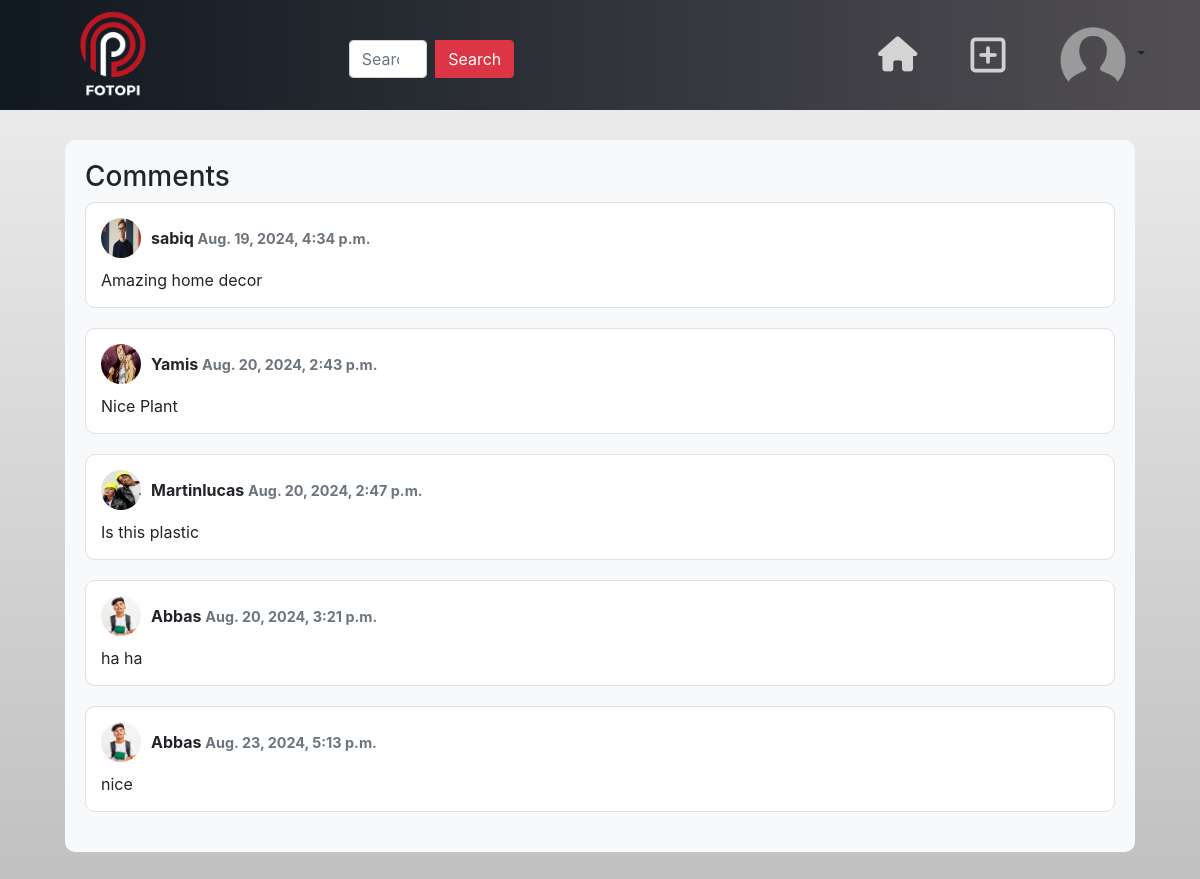
The app's page /post/comment/all/7/ (signed in) with its own data.
### fotopiapp/models.py (models this page shows, shortened)
class Comments(models.Model):
    user=models.ForeignKey(User,related_name="comment",on_delete=models.CASCADE)
    text=models.CharField(max_length=200)
    created_date=models.DateTimeField(auto_now_add=True)
    post=models.ForeignKey(Post,related_name="post_comments",on_delete=models.CASCADE)

class UserProfile(models.Model):
    user=models.OneToOneField(User,on_delete=models.CASCADE, related_name="profile" )
    address=models.CharField(max_length=200, null=True)
    phone=models.CharField(max_length=200, null=True)
    profil_pic=models.FileField(upload_to="profilepic", null=True, blank=True)
    dob=models.DateField(null=True)
    bio=models.CharField(max_length=200,null=True)
    following=models.ManyToManyField("self",related_name="followed_by",symmetrical=False, blank=True)
    block=models.ManyToManyField("self",related_name="blocked", symmetrical=False,blank=True)

### fotopiapp/views.py (the view)
# urls.py: path('post/comment/all/<int:pk>/',views.CommentListView.as_view(),name="comment-list"),
@method_decorator(decs,name="dispatch")
class CommentListView(View):
    def get(self,request,*args,**kwargs):
        id=kwargs.get("pk")
        post_object=Post.objects.get(id=id)
        qs=Comments.objects.filter(post=post_object)
        return render(request,"comment_list.html",{"data":qs})

### fotopiapp/decorator.py (called while the page is built)
def signin_required(fn):
        def wrapper(request,*args,**kwargs):
                if not request.user.is_authenticated:
                        messages.error(request,"invalid session")
                        return redirect("signin")
                else:
                     return fn(request,*args,**kwargs)
        return wrapper

### fotopiapp/templates/comment_list.html (shortened to what this page needs)
{% extends 'base.html' %}
{% load static %}
{% block link_block %}
<link href="https://maxcdn.bootstrapcdn.com/bootstrap/4.5.2/css/bootstrap.min.css" rel="stylesheet">
{% endblock %}
{% block body_block %}
<body>
    <div class="container" style="padding-top: 100px;">
        <div class="comment-section">
            <h3>Comments</h3>
            {% for p in data %}
            <div class="comment-box">
                <div class="comment-author">
                    {% if p.user.profile.profil_pic %}
                    <img src="{{ p.user.profile.profil_pic.url  }}" alt="User Image">
                    {% else %}
                    <img src="{% static 'image/profilepic.png' %}" alt="Default Image">
                    {% endif %}
                    <div>
                        <span>{{ p.user }}</span>
                        <span class="comment-time">{{ p.created_date }}</span>
                    </div>
                </div>
                <div class="comment-text">{{ p.text }}</div>
            </div>
            {% endfor %}
        </div>
    </div>
</body>
{% endblock %}

### fotopiapp/templates/base.html (style rules this page uses)
body { font-family: Arial, sans-serif; background: linear-gradient(to bottom, #f0f0f0, #c0c0c0); padding: 20px; }

### fotopiapp/templates/comment_list.html (style rules this page uses)
body { background-color: #8EC5FC; background: linear-gradient(to bottom, #f0f0f0, #c0c0c0); background-attachment: fixed; }
.comment-section { margin: 20px; padding: 20px; background-color: #f8f9fa; border-radius: 10px; }
.comment-box { margin-bottom: 20px; padding: 15px; background-color: #fff; border: 1px solid #dee2e6; border-radius: 10px; }
.comment-author { display: flex; align-items: center; font-weight: bold; }
.comment-author img { border-radius: 50%; margin-right: 10px; width: 40px; height: 40px; }
.comment-time { color: #6c757d; font-size: 0.9em; margin-left: auto; }
.comment-text { margin-top: 10px; }

### records on screen
Comments: user.profile.profil_pic (picture), user "sabiq", created_date "Aug. 19, 2024, 4:34 p.m.", text "Amazing home decor"
Comments: user.profile.profil_pic (picture), user "Yamis", created_date "Aug. 20, 2024, 2:43 p.m.", text "Nice Plant"
Comments: user.profile.profil_pic (picture), user "Martinlucas", created_date "Aug. 20, 2024, 2:47 p.m.", text "Is this plastic"
Comments: user.profile.profil_pic (picture), user "Abbas", created_date "Aug. 20, 2024, 3:21 p.m.", text "ha ha"
Comments: user.profile.profil_pic (picture), user "Abbas", created_date "Aug. 23, 2024, 5:13 p.m.", text "nice"
